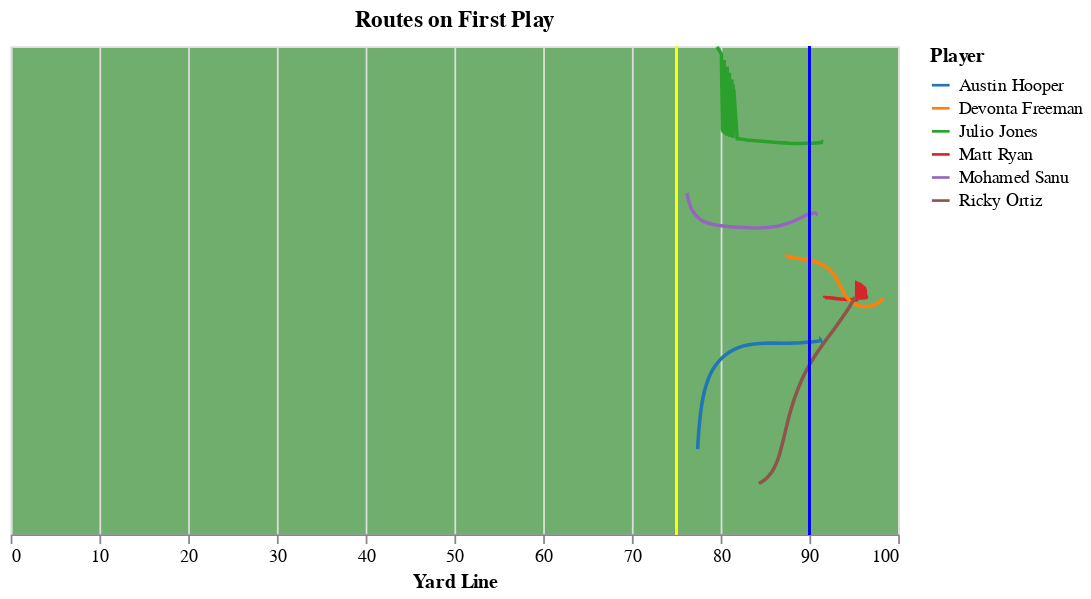

Notebook code cell kept with this figure:
### Code cell
((players + scrimmage + first)
 .configure_view(fill='#348C31', fillOpacity=0.7)
 .properties(height=55*5, width=100*5, title=alt.TitleParams('Routes on First Play', anchor='middle')))

### Figure 1 — Vega-Lite specification as saved in the notebook (floating-point values rounded to 4 significant figures; data arrays with more than 128 entries replaced by an {"elided": "..."} marker saying what was removed)
{"usermeta": {"embedOptions": {"theme": "fivethirtyeight"}}, "config": {"view": {"continuousWidth": 400, "continuousHeight": 300, "fill": "#348C31", "fillOpacity": 0.7}}, "layer": [{"data": {"name": "data-be8545122d81f38d30dc2cdf64b01f41"}, "mark": {"type": "line", "width": 20}, "encoding": {"color": {"type": "nominal", "field": "displayName", "scale": {"scheme": "category10"}, "title": "Player"}, "x": {"type": "quantitative", "field": "x", "scale": {"zero": true}, "title": "Yard Line"}, "y": {"type": "quantitative", "axis": null, "field": "y"}}}, {"data": {"name": "data-be8545122d81f38d30dc2cdf64b01f41"}, "mark": {"type": "rule", "color": "blue"}, "encoding": {"x": {"type": "quantitative", "field": "yardline_100"}}}, {"data": {"name": "data-be8545122d81f38d30dc2cdf64b01f41"}, "mark": {"type": "rule", "color": "yellow"}, "encoding": {"x": {"type": "quantitative", "field": "yardline_first"}}}], "height": 275, "title": {"text": "Routes on First Play", "anchor": "middle"}, "width": 500, "$schema": "https://vega.github.io/schema/vega-lite/v4.8.1.json", "datasets": {"data-be8545122d81f38d30dc2cdf64b01f41": {"elided": "354 records"}}}
